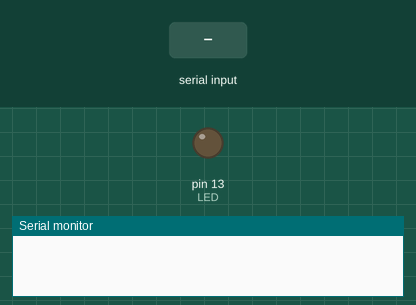
A sketch run on a simulated Arduino Uno, built with avr-gcc and run on an emulated ATmega328P. Shown: output pins drawn as LEDs (lit = HIGH), the last lines printed to the serial monitor. The inputs (shaded band) are chosen by the test bench.

Above: at 1.2 s.
1.3 s: "1" received over Serial
At 2.0 s:
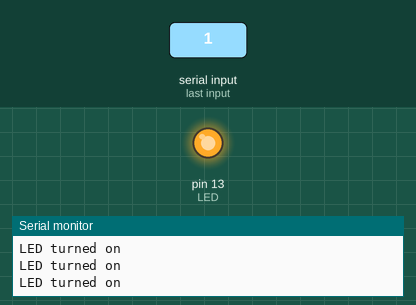
2.8 s: "0" received over Serial
At 4.1 s:
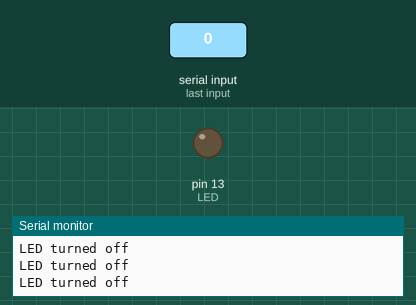
Timing chart, 0 to 5.8 s (numbered marks = the images above; inputs shaded):
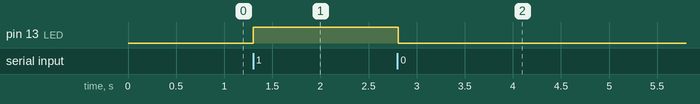

The sketch:

LED_tester.ino
```cpp
//declaring variables

int LED = 13;      // pin 13 is given variable LED
int data;              // Variable to store data
void setup()
{
  Serial.begin(9600);              //setting baud rate for communication
  pinMode(LED, OUTPUT);   //Pin 13 set as output
  digitalWrite(LED, LOW);      //LED is off by default
}
void loop()
{
  while (Serial.available())                                //check if data is available
  {
    data = Serial.read();                                       //while data is available read the data
  }
  if (data == '1')                                                 //if data is value '1'
  {
    digitalWrite(LED, HIGH);                               //turn LED on
    Serial.println("LED turned on");                     //print output on serial monitor
  }
  else if (data == '0')                                         //if data is value '0'
  {
    digitalWrite(LED, LOW);                                //turn LED off
    Serial.println("LED turned off");                     //print output on serial monitor
  }
}
```

Measured:
- after the input at 1.3 s, pin 13 (LED): LOW → HIGH at once
- after the input at 2.8 s, pin 13 (LED): HIGH → LOW at once
